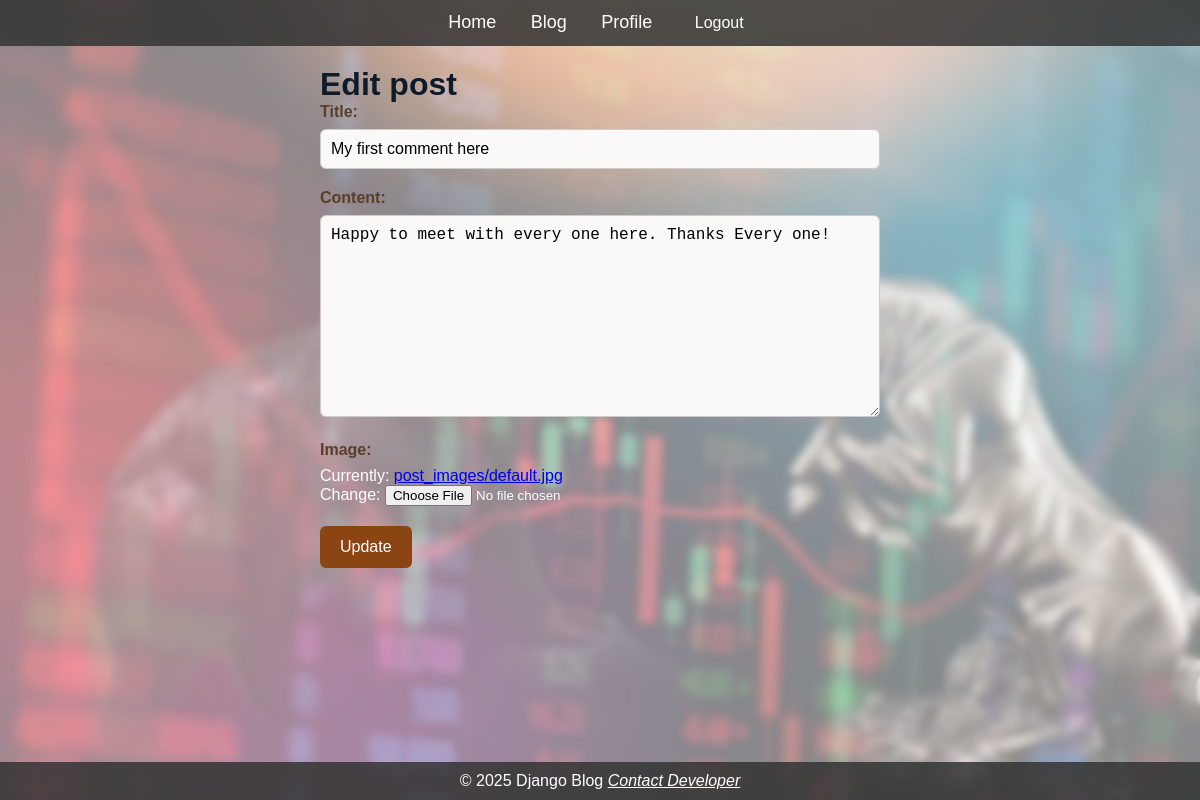
/blog/post/1/update/ (signed in), run on the app's committed database.
### blog/models.py (models this page shows, shortened)
class Post(models.Model):
    title = models.CharField(max_length=200)
    content = models.TextField()
    published_date = models.DateTimeField(auto_now_add=True)
    author = models.ForeignKey(User, on_delete=models.CASCADE, related_name='post_author')
    image = models.ImageField(upload_to='post_images/', default='post_images/default.jpg')
    tags = TaggableManager()

### blog/views.py (the view, shortened to what this page needs)
# urls.py: path('post/<int:pk>/update/', PostUpdateView.as_view(), name='post_edit'),
class PostUpdateView(LoginRequiredMixin, UserPassesTestMixin, UpdateView):
    model = Post
    template_name = 'blog/post_edit.html'
    form_class = PostForm
    def test_func(self):
        post = self.get_object()
        return self.request.user == post.author

### blog/forms.py
class PostForm(forms.ModelForm):
    class Meta:
        model = Post
        fields = ['title', 'content', 'tags', 'image']
        widgets = {
            'title': forms.TextInput(),
            'body': forms.Textarea(),
            'tags': TagWidget(),
            'image': forms.ClearableFileInput(),
        }

### blog/templates/blog/post_edit.html (shortened to what this page needs)
{% extends "blog/base.html" %}
{% block content %}
    <div class="edit-post-container">
        <h1 style='color: #0d1b2a;'>Edit post</h1>
        <form action="" method="post" class="edit-post-form">
            {{ form.as_p }}
            <input type="submit" value="Update" class="btn-submit">
        </form>
    </div>
{% endblock content %}

### blog/static/css/styles.css (style rules this page uses)
* { margin: 0; padding: 0; box-sizing: border-box; }
html, body { height: 100%; margin: 0; display: flex; flex-direction: column; }
body { display: flex; flex-direction: column; min-height: 100vh; font-family: Arial, sans-serif; color: white; background: linear-gradient(rgba(255, 255, 255, 0.5), rgba(255, 255, 255, 0.5)), url('/static/images/hero-trading-bg.jpg') no-repeat center center fixed; background-size: cover; backdrop-filter: blur(4px); animation: fadeInBg 1.5s ease-in-out; }
.edit-post-container { max-width: 600px; margin: 0 auto; padding: 20px; }
.edit-post-form p { margin-bottom: 20px; }
.edit-post-form label { display: block; font-weight: bold; margin-bottom: 8px; color: #5a3e2b; }
.edit-post-form input[type="text"], .edit-post-form input[type="password"], .edit-post-form input[type="email"], .edit-post-form textarea, .edit-post-form select { width: 100%; padding: 10px; border: 1px solid #ccc; border-radius: 6px; font-size: 16px; background-color: #faf9f7; }
.btn-submit { background-color: #8b5e3c; color: white; padding: 10px 18px; border: none; border-radius: 6px; font-size: 16px; cursor: pointer; transition: background-color 0.3s ease; }
.btn-submit { background-color: #8b4513; color: #fff; padding: 12px 20px; font-size: 1rem; border: none; border-radius: 6px; cursor: pointer; transition: background 0.3s ease; }

### data on the page
Post: title "My first comment here", content "Happy to meet with every one here. Thanks Every one!"
